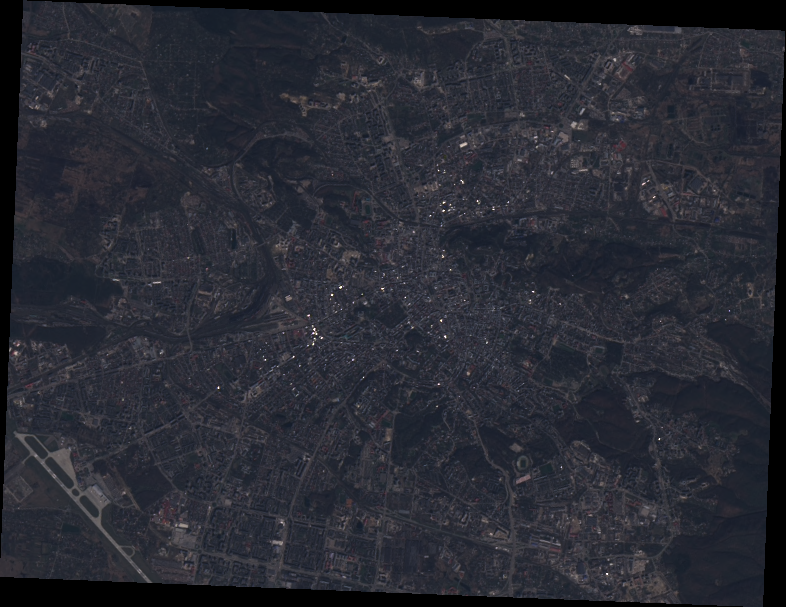
#> input picture data/images/LVOV.tif, 786 x 607 px, found by its file name
$ python track_bar.py
#> lines starting #> are read from the running program, lines starting #| are printed output that depends on the picture; after the words box and inside, x2 and y2 are one past the last pixel; in counts of white or black regions, pixels touching at a corner belong together
import cv2
import numpy as np

def nothing(x):
    pass

image = cv2.imread('LVOV.tif')
#> image is the input picture: shape (607, 786, 3); mean B, G, R 50.9, 42.3, 40.7
image_HSV = cv2.cvtColor(image, cv2.COLOR_BGR2HSV)
#> image_HSV: shape (607, 786, 3); mean H, S, V 107.9, 52.5, 51


cv2.namedWindow('image')

h_min = cv2.createTrackbar('h_min','image', 0, 180, nothing)
s_min = cv2.createTrackbar('s_min','image', 0, 255, nothing)

h_max = cv2.createTrackbar('h_max','image', 0, 180, nothing)
s_max = cv2.createTrackbar('s_max','image', 0, 255, nothing)


while(1):
    h_min = cv2.getTrackbarPos('h_min', 'image')
    s_min = cv2.getTrackbarPos('s_min', 'image')

    h_max = cv2.getTrackbarPos('h_max', 'image')
    s_max = cv2.getTrackbarPos('s_max', 'image')


    mask = cv2.inRange(image_HSV, np.array([h_min,s_min,0]), np.array([h_max,s_max,255]))
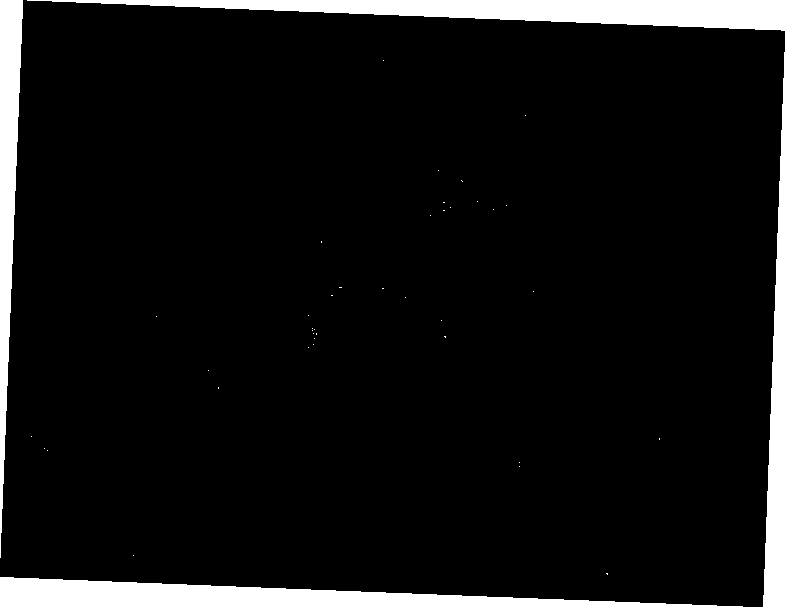
#> mask: shape (607, 786); 7.7% white; 42 white regions (39 under 20 px), largest, box (x1, y1, x2, y2) and area: (27, 0, 786, 607) 18752, (0, 577, 743, 607) 11265, (0, 0, 23, 558) 6636
    res = cv2.bitwise_and(image, image, mask=mask)
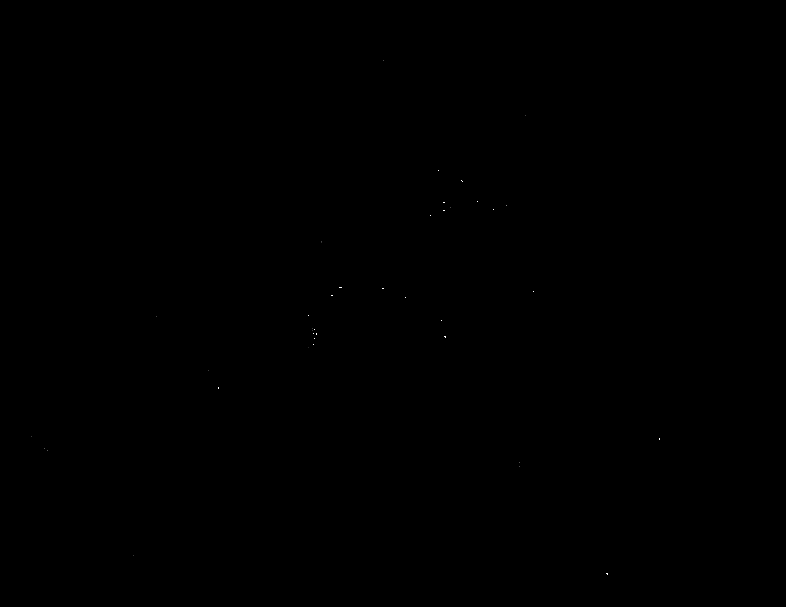
#> res: shape (607, 786, 3); min 0, max 255, mean 0

    cv2.imshow('image', res)
    k = cv2.waitKey(1) & 0xFF
#> (key Esc is pressed here)
    if k == 27:
        cv2.imwrite("Lviv_HSV_h_min{}_s_min{}_h_max{}_s_max{}.png".format(h_min,s_min,h_max,s_max), res)
        break


cv2.destroyAllWindows()

$ run again, with data/images/LONDONmedium_green_zone.png saved as data/images/LVOV.tif
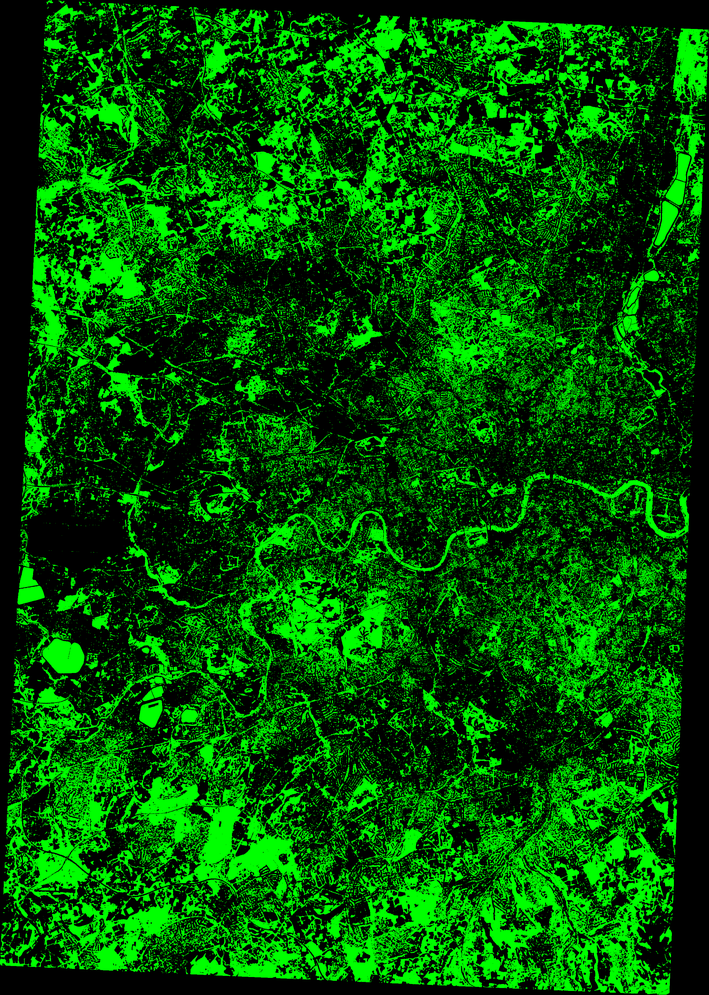
#> input picture data/images/LONDONmedium_green_zone.png, 709 x 995 px, shrunk from 2445 x 3433 before the run, found by its file name
#> image is the input picture: shape (995, 709, 3); mean B, G, R 0, 82.9, 0
#> image_HSV: shape (995, 709, 3); mean H, S, V 43.8, 186.1, 82.9
#> `mask = cv2.inRange(image_HSV, np.array([h_min,s_min,0]), np.array([h_m..`:
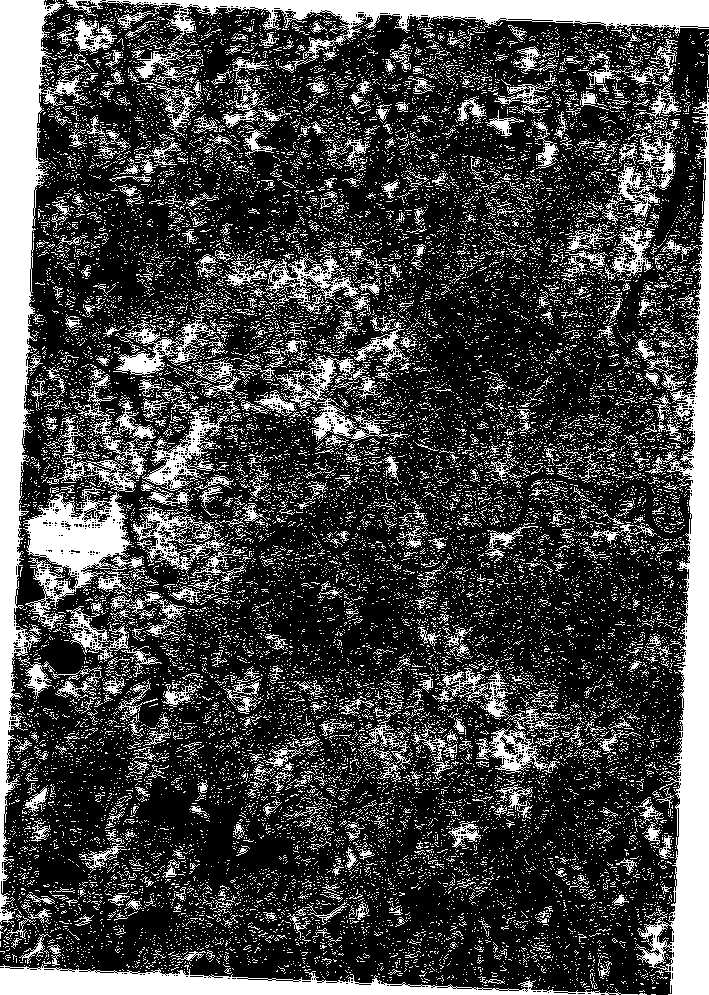
#> mask: shape (995, 709); 27% white; 21009 white regions (20323 under 20 px), largest, box (x1, y1, x2, y2) and area: (0, 0, 88, 924) 22713, (636, 93, 709, 995) 19914, (66, 0, 709, 69) 11715
#> res: shape (995, 709, 3); every value is 0

$ run again, with data/images/LONDONpoor_green_zone.png saved as data/images/LVOV.tif
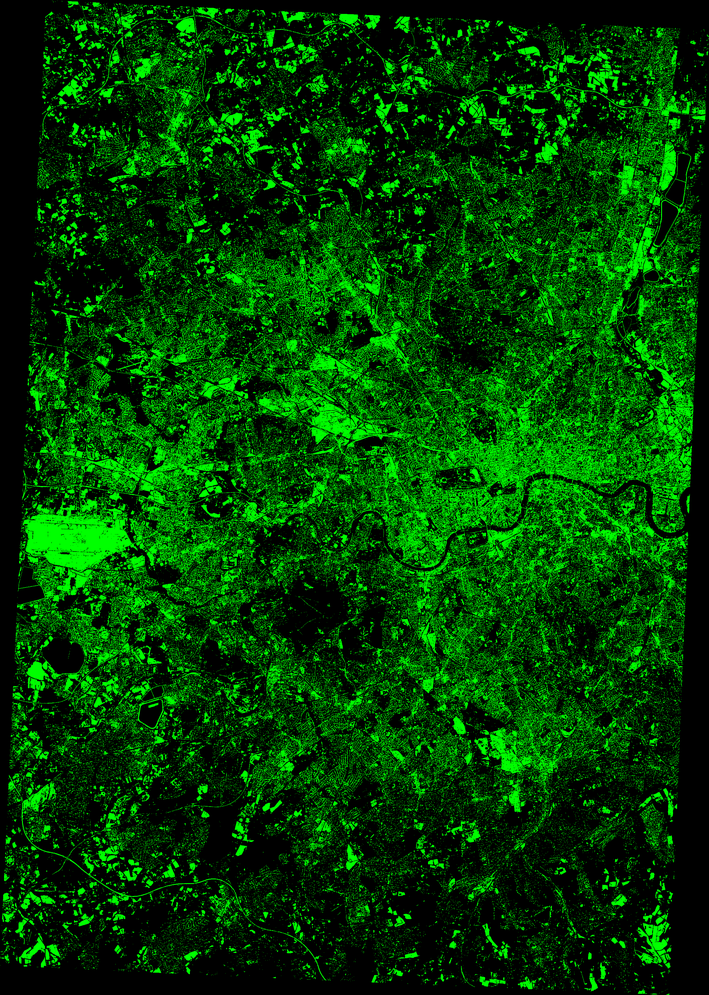
#> input picture data/images/LONDONpoor_green_zone.png, 709 x 995 px, shrunk from 2445 x 3433 before the run, found by its file name
#> image is the input picture: shape (995, 709, 3); mean B, G, R 0, 63.5, 0
#> image_HSV: shape (995, 709, 3); mean H, S, V 44.1, 187.5, 63.5
#> `mask = cv2.inRange(image_HSV, np.array([h_min,s_min,0]), np.array([h_m..`:
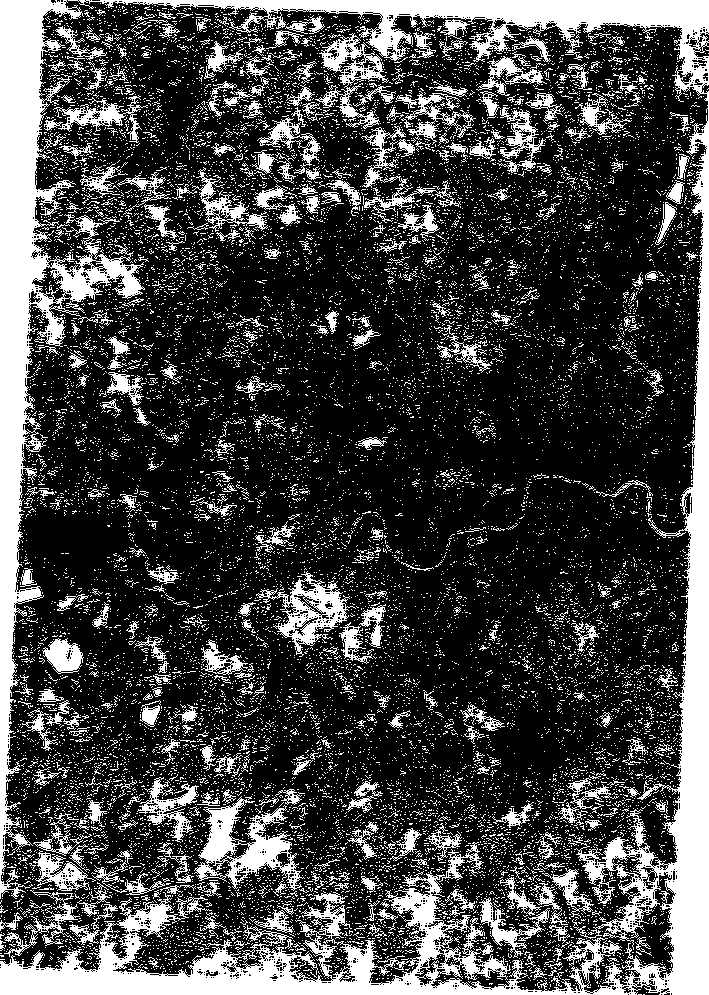
#> mask: shape (995, 709); 26.5% white; 16495 white regions (16057 under 20 px), largest, box (x1, y1, x2, y2) and area: (0, 0, 709, 995) 61575, (0, 0, 145, 899) 28258, (194, 796, 305, 896) 4061
#> res: shape (995, 709, 3); every value is 0
